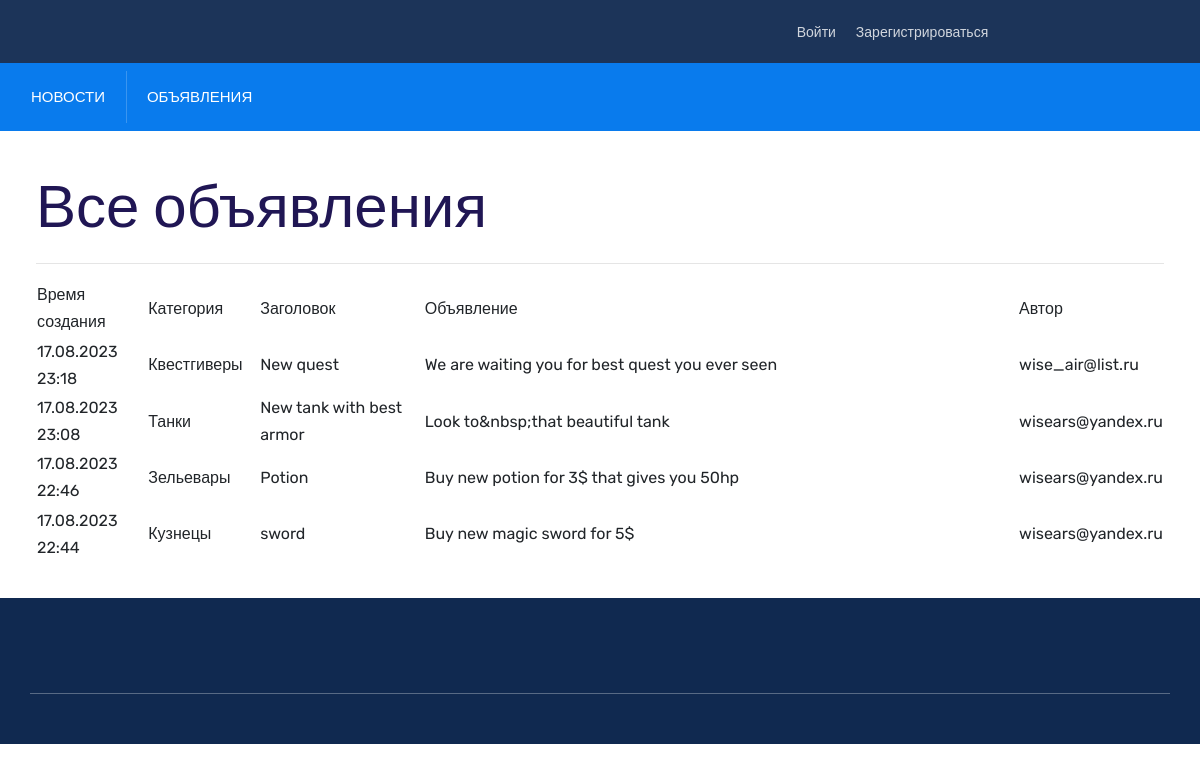
The app's page /board/ad with its own data.
### board/models.py (models this page shows, shortened)
class Ad(models.Model):
    user_id = models.ForeignKey(auth.get_user_model(),
                                on_delete=models.CASCADE)
    category_id = models.ForeignKey(Category, on_delete=models.CASCADE,
                                    verbose_name='Категория')
    header = models.CharField(max_length=255, verbose_name='Заголовок')
    ad = RichTextUploadingField(default='', verbose_name='Объявление')
    creation_time = models.DateTimeField(auto_now_add=True)
    class Meta:
        verbose_name = 'Объявление'
        verbose_name_plural = 'Объявления'

class Category(models.Model):
    name = models.CharField(max_length=255, unique=True)
    def __str__(self):
        return self.name
    class Meta:
        verbose_name = 'Категория'
        verbose_name_plural = 'Категории'

### board/views.py (the view)
# urls.py: path('ad', AdList.as_view(), name='ad_list_view'),
class AdList(ListView):
    model = Ad
    template_name = "ad_list.html"
    context_object_name = 'ads'
    ordering = ['-creation_time']
    paginate_by = 30

### templates/ad_list.html (shortened to what this page needs)
{% extends 'flatpages/default.html' %}
{% load url_filters %}
{% block body %}
    <h1>Все объявления</h1>
    <hr>
    {% if page_obj %}
        <table style='width: 100%'>
            <thead>
                <tr>
                    <td style='width: 10%'>
                        Время создания
                    </td>
                    <td style='width: 10%'>
                        Категория
                    </td>
                    <td style='width: 15%'>
                        Заголовок
                    </td>
                    <td style='width: 55%'>
                        Объявление
                    </td>
                    <td style='width: 10%'>
                        Автор
                    </td>
                </tr>
            </thead>
            {% for ad in page_obj %}
                <tr>
                    <td>
                        {{ ad.creation_time|date:'d.m.Y G:i' }}
                    </td>
                    <td>
                        {{ ad.category_id }}
                    </td>
                    <td>
                        <a href="{% url 'ad_detail_view' ad.id %}">{{ ad.header|truncatechars:50 }}</a>
                    </td>
                    <td>
                        {{ ad.ad|striptags|truncatewords:20 }}
                    </td>
                    <td>
                        {{ ad.user_id.email }}
                    </td>
                </tr>
            {% endfor %}
        </table>
    {% else %}
        <h2>Нет объявлений!</h2>
    {% endif %}
{% endblock body %}

### templates/flatpages/default.html (shortened to what this page needs)
{% load static %}
{% load account %}
{% load url_filters %}
<!DOCTYPE html>
<html lang="zxx">
<head>
    <link rel="stylesheet" href="{% static 'assets/css/vendor.css' %}">
    <link rel="stylesheet" href="{% static 'assets/css/style.css' %}">
    <link rel="stylesheet" href="{% static 'assets/css/responsive.css' %}">
</head>
<body>
    <div class="navbar-area">
        <div class="topbar-area">
            <div class="container">
                <div class="row justify-content-center">
                    <div class="col-lg-6 col-md-7 align-self-center">
                        <div class="topbar-menu text-md-left text-center">
                        </div>
                    </div>
                    <div class="col-lg-6 col-md-5 mt-2 mt-md-0 text-md-right text-center">
                        <div class="topbar-menu text-md-rigth text-center">
                            <ul class="align-self-center">
                                {% if user.is_authenticated %}
                                    <li><a href="{% url 'ad_filtered_view' %}">Отклики на мои объявления</a></li>
                                    <li><a href="{% url 'reply_list_view' %}">Мои отклики</a></li>
                                    <li><a href="{% url 'account_email' %}">Изменить адрес почты</a></li>
                                    <li><a href="{% url 'account_logout' %}">Выйти</a></li>
                                {% else %}
                                    <li><a href="{% url 'account_login' %}">Войти</a></li>
                                    <li><a href="{% url 'account_signup' %}">Зарегистрироваться</a></li>
                                {% endif %}
                            </ul>
                        </div>
                    </div>
                </div>
            </div>
        </div>
        <nav class="navbar navbar-expand-lg">
            <div class="container nav-container">
                <div class="collapse navbar-collapse" id="nextpage_main_menu">
                    <ul class="navbar-nav menu-open">
                        <li class="current-menu-item">
                            <a href="{% url 'news_list_view' %}">Новости</a>
                        </li>
                        <li class="current-menu-item">
                            <a href="{% url 'ad_list_view' %}">Объявления</a>
                        </li>
                    </ul>
                </div>
            </div>
        </nav>
    </div>
    <div style="margin: 3%;">
    {% block body %}{% endblock body %}
    </div>
    <div class="footer-area bg-black pd-top-95">
        <div class="container">
            <div class="footer-bottom text-center">
            </div>
        </div>
    </div>
</body>
</html>

### static/assets/css/style.css (style rules this page uses)
:root { --main-color: #097bed; --heading-color: #201654; --paragraph-color: #565872; --search-bg-color: #086ed5; --heading-font: "Rubik", sans-serif; --body-font: "Rubik", sans-serif; --body-font-size: 16px; --line-height30: 1.7; }
html { -webkit-text-size-adjust: 100%; -ms-text-size-adjust: 100%; overflow-x: hidden; font-family: var(--body-font); }
* { box-sizing: border-box; outline: none; -moz-osx-font-smoothing: grayscale; -webkit-font-smoothing: antialiased; }
body { margin: 0; font-family: var(--body-font); line-height: var(--line-height30); font-size: var(--body-font-size); }
h1 { font-size: 60px; line-height: 1.3333333333; }
h1, h2, h3, h4, h5, h6 { color: var(--heading-color); font-family: var(--heading-font); font-weight: 500; }
a { color: inherit; text-decoration: none; transition: 0.4s; }
a, a:hover, a:focus, a:active { text-decoration: none; outline: none; color: inherit; }
dl, ol, ul { padding-left: 15px; }
.bg-black { background: #102950; }
.pd-top-95 { padding-top: 95px; }
.topbar-area { background: #1c3459; padding: 18px 0; }
.topbar-area .topbar-menu ul { padding: 0; margin: 0; display: inline-block; }
.topbar-area .topbar-menu ul li { display: inline-block; margin: 0 8px; }
.topbar-area .topbar-menu ul li a { color: rgba(255, 255, 255, 0.8); font-size: 14px; }
.topbar-area .topbar-menu ul li:first-child { margin-left: 0; }
.topbar-area .topbar-menu ul li:last-child { margin-right: 0; }
.navbar-area { padding: 0; top: 0; z-index: 98; width: 100% !important; left: 0 !important; right: 0 !important; transition: all 0.4s; padding: 0; }
.navbar-area .navbar { background: var(--main-color); }
.navbar-area .nav-container { background-color: transparent; transition: all 0.4s; }
.navbar-area .nav-container .navbar-collapse .navbar-nav { display: block; width: 100%; }
.navbar-area .nav-container .navbar-collapse .navbar-nav li { border-left: 1px solid rgba(255, 255, 255, 0.2); display: inline-block; font-weight: 400; line-height: 52px; text-transform: capitalize; }
.navbar-area .nav-container .navbar-collapse .navbar-nav li:first-child { border: 0; padding-left: 0; }
.navbar-area .nav-container .navbar-collapse .navbar-nav li a { color: #fff; font-weight: 400; font-size: 15px; text-transform: uppercase; }
.navbar-area .nav-container .navbar-collapse .navbar-nav li + li { margin-left: 17px; padding-left: 20px; }
.menu-open { opacity: 1; margin-right: 0; visibility: visible; }
.footer-bottom { border-top: 1px solid #586a85; padding: 25px 0; }

### static/assets/css/responsive.css (style rules this page uses)
@media (min-width: 1200px) { .container { max-width: 1170px; } }

### records on screen
Ad: creation_time "17.08.2023 23:18", category_id "Квестгиверы", header "New quest", ad "We are waiting you for best quest you ever seen", user_id.email "wise_air@list.ru"
Ad: creation_time "17.08.2023 23:08", category_id "Танки", header "New tank with best armor", ad "Look to&nbsp;that beautiful tank", user_id.email "wisears@yandex.ru"
Ad: creation_time "17.08.2023 22:46", category_id "Зельевары", header "Potion", ad "Buy new potion for 3$ that gives you 50hp", user_id.email "wisears@yandex.ru"
Ad: creation_time "17.08.2023 22:44", category_id "Кузнецы", header "sword", ad "Buy new magic sword for 5$", user_id.email "wisears@yandex.ru"
